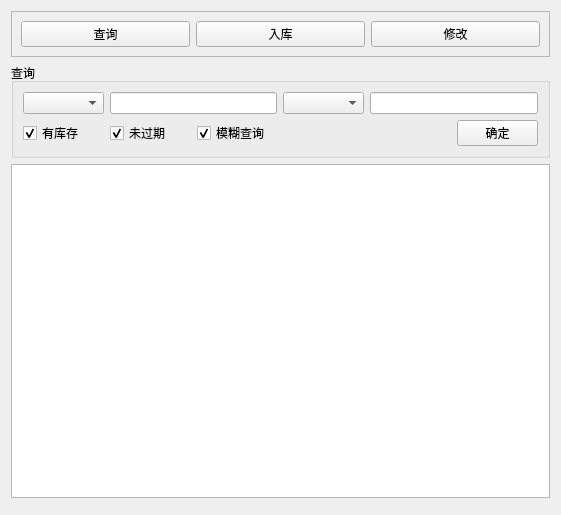
<?xml version="1.0" encoding="UTF-8"?>
<ui version="4.0">
 <class>RMManageUI</class>
 <widget class="QWidget" name="RMManageUI">
  <property name="geometry">
   <rect>
    <x>0</x>
    <y>0</y>
    <width>561</width>
    <height>515</height>
   </rect>
  </property>
  <property name="windowTitle">
   <string>Form</string>
  </property>
  <layout class="QVBoxLayout" name="verticalLayout">
   <item>
    <widget class="QFrame" name="frame">
     <property name="frameShape">
      <enum>QFrame::StyledPanel</enum>
     </property>
     <property name="frameShadow">
      <enum>QFrame::Raised</enum>
     </property>
     <layout class="QHBoxLayout" name="horizontalLayout">
      <item>
       <widget class="QPushButton" name="btQuery">
        <property name="text">
         <string>查询</string>
        </property>
       </widget>
      </item>
      <item>
       <widget class="QPushButton" name="btAddRM">
        <property name="text">
         <string>入库</string>
        </property>
       </widget>
      </item>
      <item>
       <widget class="QPushButton" name="pushButton_2">
        <property name="text">
         <string>修改</string>
        </property>
       </widget>
      </item>
     </layout>
    </widget>
   </item>
   <item>
    <widget class="QGroupBox" name="groupBox_query">
     <property name="enabled">
      <bool>true</bool>
     </property>
     <property name="title">
      <string>查询</string>
     </property>
     <layout class="QGridLayout" name="gridLayout">
      <item row="0" column="1">
       <widget class="QComboBox" name="comboBox1"/>
      </item>
      <item row="2" column="2">
       <widget class="QCheckBox" name="checkBox_validity">
        <property name="text">
         <string>未过期</string>
        </property>
        <property name="checked">
         <bool>true</bool>
        </property>
       </widget>
      </item>
      <item row="2" column="3">
       <widget class="QCheckBox" name="checkBox_3">
        <property name="text">
         <string>模糊查询</string>
        </property>
        <property name="checked">
         <bool>true</bool>
        </property>
       </widget>
      </item>
      <item row="2" column="1">
       <widget class="QCheckBox" name="checkBox_amount">
        <property name="text">
         <string>有库存</string>
        </property>
        <property name="checked">
         <bool>true</bool>
        </property>
       </widget>
      </item>
      <item row="0" column="4">
       <widget class="QComboBox" name="comboBox2"/>
      </item>
      <item row="0" column="2" colspan="2">
       <widget class="QLineEdit" name="lineEdit_Query1"/>
      </item>
      <item row="2" column="6">
       <widget class="QPushButton" name="btDoQuery">
        <property name="text">
         <string>确定</string>
        </property>
       </widget>
      </item>
      <item row="0" column="5" colspan="2">
       <widget class="QLineEdit" name="lineEdit_Query2"/>
      </item>
     </layout>
    </widget>
   </item>
   <item>
    <widget class="QTableView" name="tableView"/>
   </item>
   <item>
    <widget class="SqlPageControleUI" name="widget" native="true"/>
   </item>
  </layout>
 </widget>
 <customwidgets>
  <customwidget>
   <class>SqlPageControleUI</class>
   <extends>QWidget</extends>
   <header location="global">../sqlPageControleUI/sqlpagecontroleui.h</header>
   <container>1</container>
  </customwidget>
 </customwidgets>
 <resources/>
 <connections/>
</ui>
